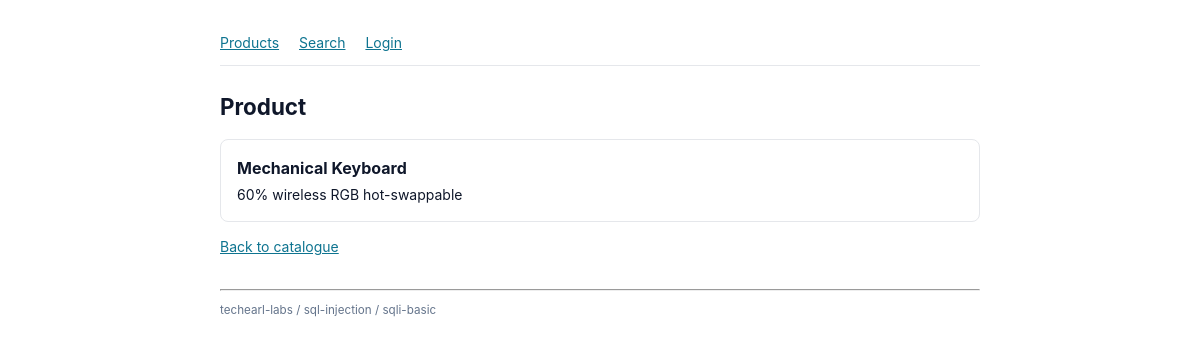
The page /product?id=2 on the database its author committed.
### tables this page shows
CREATE TABLE products (
  id INT PRIMARY KEY,
  name VARCHAR(100) NOT NULL,
  description TEXT,
  price DECIMAL(10, 2) NOT NULL
);

### public/product.php (the view, shortened to what this page needs)
<?php
require_once __DIR__ . '/shared/db.php';
$conn = db();
$id = $_GET['id'] ?? '1';
$sql = "SELECT id, name, description FROM products WHERE id = $id";
$result = $conn->query($sql);
echo '<h1>Product</h1>';
if ($result === false) {
    echo '<div class="alert">DB error: ' . h($conn->error) . '</div>';
} else {
    while ($row = $result->fetch_assoc()) {
        echo '<div class="product">';
        echo '<h2>' . h($row['name']) . '</h2>';
        echo '<div>' . h($row['description']) . '</div>';
        echo '</div>';
    }
}
echo '<p><a href="/">Back to catalogue</a></p>';

### public/shared/db.php (style rules this page uses)
body { font:14px/1.5 -apple-system,system-ui,sans-serif;max-width:760px;margin:2rem auto;padding:0 1rem;color:#0f172a }
h1 { font-size:1.4rem;margin-top:0 }
a { color:#0e7490 }
.product { border:1px solid #e5e7eb;border-radius:.5rem;padding:1rem;margin:.75rem 0 }
.product h2 { font-size:1rem;margin:0 0 .25rem 0 }

### rows shown on the page
products: name "Mechanical Keyboard", description "60% wireless RGB hot-swappable"
